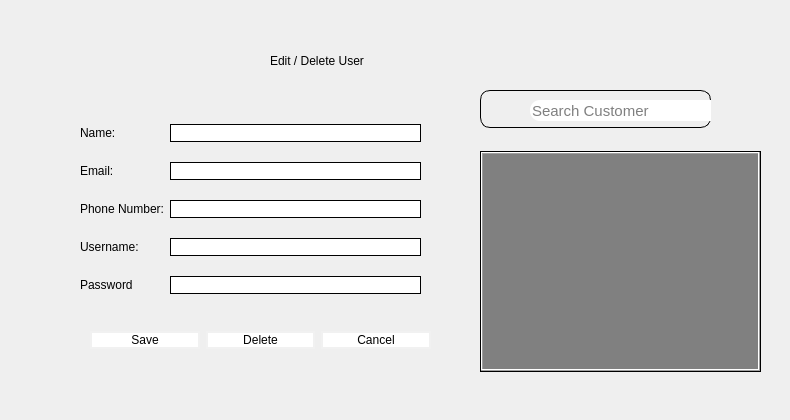
      <widget class="QWidget" name="editDelCustomer">
       <widget class="QWidget" name="edit_delete_user" native="true">
        <property name="geometry">
         <rect>
          <x>30</x>
          <y>20</y>
          <width>751</width>
          <height>391</height>
         </rect>
        </property>
        <widget class="QLabel" name="label_45">
         <property name="geometry">
          <rect>
           <x>240</x>
           <y>10</y>
           <width>221</width>
           <height>61</height>
          </rect>
         </property>
         <property name="styleSheet">
          <string notr="true">font: 900 18pt &quot;Segoe UI Black&quot;;
Color:Black</string>
         </property>
         <property name="text">
          <string>Edit / Delete User</string>
         </property>
        </widget>
        <widget class="QWidget" name="gridLayoutWidget_9">
         <property name="geometry">
          <rect>
           <x>50</x>
           <y>90</y>
           <width>341</width>
           <height>202</height>
          </rect>
         </property>
         <layout class="QGridLayout" name="gridLayout_9">
          <item row="3" column="1">
           <widget class="QLineEdit" name="editCustomerUsername">
            <property name="styleSheet">
             <string notr="true">border-style: solid;
border-width: 1px;
border-radius: 10px;</string>
            </property>
           </widget>
          </item>
          <item row="0" column="1">
           <widget class="QLineEdit" name="editCustomerName">
            <property name="styleSheet">
             <string notr="true">border-style: solid;
border-width: 1px;
border-radius: 10px;</string>
            </property>
           </widget>
          </item>
          <item row="2" column="1">
           <widget class="QLineEdit" name="editCustomerPhonenum">
            <property name="styleSheet">
             <string notr="true">border-style: solid;
border-width: 1px;
border-radius: 10px;</string>
            </property>
           </widget>
          </item>
          <item row="4" column="0">
           <widget class="QLabel" name="label_44">
            <property name="text">
             <string>Password</string>
            </property>
           </widget>
          </item>
          <item row="0" column="0">
           <widget class="QLabel" name="label_40">
            <property name="text">
             <string>Name:</string>
            </property>
           </widget>
          </item>
          <item row="3" column="0">
           <widget class="QLabel" name="label_43">
            <property name="text">
             <string>Username:</string>
            </property>
           </widget>
          </item>
          <item row="4" column="1">
           <widget class="QLineEdit" name="editCustomerPassword">
            <property name="styleSheet">
             <string notr="true">border-style: solid;
border-width: 1px;
border-radius: 10px;</string>
            </property>
           </widget>
          </item>
          <item row="2" column="0">
           <widget class="QLabel" name="label_42">
            <property name="text">
             <string>Phone Number:</string>
            </property>
           </widget>
          </item>
          <item row="1" column="1">
           <widget class="QLineEdit" name="editCustomerEmail">
            <property name="styleSheet">
             <string notr="true">border-style: solid;
border-width: 1px;
border-radius: 10px;</string>
            </property>
           </widget>
          </item>
          <item row="1" column="0">
           <widget class="QLabel" name="label_41">
            <property name="text">
             <string>Email:</string>
            </property>
           </widget>
          </item>
         </layout>
        </widget>
        <widget class="QWidget" name="horizontalLayoutWidget_6">
         <property name="geometry">
          <rect>
           <x>60</x>
           <y>280</y>
           <width>341</width>
           <height>80</height>
          </rect>
         </property>
         <layout class="QHBoxLayout" name="horizontalLayout_6">
          <item>
           <widget class="QPushButton" name="saveCustomerEditBtn">
            <property name="styleSheet">
             <string notr="true">
.QPushButton{
background-color: rgb(255, 255, 255);
border: 2px solid #f1f1f1;
color:black;
border-radius:10px;
}

.QPushButton::hover{
color: black;
	background-color: rgb(162, 162, 162);
border: 2px solid #f1f1f1;
border-radius:10px;
}</string>
            </property>
            <property name="text">
             <string>Save</string>
            </property>
           </widget>
          </item>
          <item>
           <widget class="QPushButton" name="delCustomerBtn">
            <property name="styleSheet">
             <string notr="true">
.QPushButton{
background-color: rgb(255, 255, 255);
border: 2px solid #f1f1f1;
color:black;
border-radius:10px;
}

.QPushButton::hover{
color: black;
	background-color: rgb(162, 162, 162);
border: 2px solid #f1f1f1;
border-radius:10px;
}</string>
            </property>
            <property name="text">
             <string>Delete</string>
            </property>
           </widget>
          </item>
          <item>
           <widget class="QPushButton" name="cancelCustomerEditBtn">
            <property name="styleSheet">
             <string notr="true">
.QPushButton{
background-color: rgb(255, 255, 255);
border: 2px solid #f1f1f1;
color:black;
border-radius:10px;
}

.QPushButton::hover{
color: black;
	background-color: rgb(162, 162, 162);
border: 2px solid #f1f1f1;
border-radius:10px;
}</string>
            </property>
            <property name="text">
             <string>Cancel</string>
            </property>
           </widget>
          </item>
         </layout>
        </widget>
        <widget class="QTableView" name="background">
         <property name="geometry">
          <rect>
           <x>450</x>
           <y>131</y>
           <width>281</width>
           <height>221</height>
          </rect>
         </property>
         <property name="styleSheet">
          <string notr="true">border-style: solid;
border-width: 1px;</string>
         </property>
         <property name="lineWidth">
          <number>1</number>
         </property>
        </widget>
        <widget class="QFrame" name="editUserSearchFrame_3">
         <property name="geometry">
          <rect>
           <x>450</x>
           <y>70</y>
           <width>231</width>
           <height>38</height>
          </rect>
         </property>
         <property name="sizePolicy">
          <sizepolicy hsizetype="Preferred" vsizetype="Expanding">
           <horstretch>0</horstretch>
           <verstretch>0</verstretch>
          </sizepolicy>
         </property>
         <property name="focusPolicy">
          <enum>Qt::NoFocus</enum>
         </property>
         <property name="styleSheet">
          <string notr="true">border-style: solid;
border-width: 1px;
border-radius: 10px;</string>
         </property>
         <property name="frameShape">
          <enum>QFrame::StyledPanel</enum>
         </property>
         <property name="frameShadow">
          <enum>QFrame::Raised</enum>
         </property>
         <widget class="QLineEdit" name="edit_car_2">
          <property name="geometry">
           <rect>
            <x>50</x>
            <y>10</y>
            <width>471</width>
            <height>21</height>
           </rect>
          </property>
          <property name="font">
           <font>
            <pointsize>11</pointsize>
           </font>
          </property>
          <property name="toolTip">
           <string>Enter user first name or last name</string>
          </property>
          <property name="statusTip">
           <string notr="true">Enter user first name or last name</string>
          </property>
          <property name="autoFillBackground">
           <bool>false</bool>
          </property>
          <property name="styleSheet">
           <string notr="true">border: none;</string>
          </property>
          <property name="text">
           <string/>
          </property>
          <property name="frame">
           <bool>false</bool>
          </property>
          <property name="placeholderText">
           <string>Search Customer</string>
          </property>
          <property name="clearButtonEnabled">
           <bool>true</bool>
          </property>
         </widget>
         <widget class="QLabel" name="editUser_SearchLabel_3">
          <property name="geometry">
           <rect>
            <x>20</x>
            <y>10</y>
            <width>21</width>
            <height>21</height>
           </rect>
          </property>
          <property name="styleSheet">
           <string notr="true">border: none;</string>
          </property>
          <property name="text">
           <string/>
          </property>
          <property name="pixmap">
           <pixmap>:/images/images/search.svg</pixmap>
          </property>
          <property name="scaledContents">
           <bool>true</bool>
          </property>
         </widget>
        </widget>
        <widget class="QListView" name="viewCustomerDets">
         <property name="geometry">
          <rect>
           <x>451</x>
           <y>132</y>
           <width>279</width>
           <height>219</height>
          </rect>
         </property>
         <property name="palette">
          <palette>
           <active>
            <colorrole role="Button">
             <brush brushstyle="SolidPattern">
              <color alpha="255">
               <red>128</red>
               <green>128</green>
               <blue>128</blue>
              </color>
             </brush>
            </colorrole>
            <colorrole role="Base">
             <brush brushstyle="SolidPattern">
              <color alpha="255">
               <red>128</red>
               <green>128</green>
               <blue>128</blue>
              </color>
             </brush>
            </colorrole>
            <colorrole role="Window">
             <brush brushstyle="SolidPattern">
              <color alpha="255">
               <red>128</red>
               <green>128</green>
               <blue>128</blue>
              </color>
             </brush>
            </colorrole>
           </active>
           <inactive>
            <colorrole role="Button">
             <brush brushstyle="SolidPattern">
              <color alpha="255">
               <red>128</red>
               <green>128</green>
               <blue>128</blue>
              </color>
             </brush>
            </colorrole>
            <colorrole role="Base">
             <brush brushstyle="SolidPattern">
              <color alpha="255">
               <red>128</red>
               <green>128</green>
               <blue>128</blue>
              </color>
             </brush>
            </colorrole>
            <colorrole role="Window">
             <brush brushstyle="SolidPattern">
              <color alpha="255">
               <red>128</red>
               <green>128</green>
               <blue>128</blue>
              </color>
             </brush>
            </colorrole>
           </inactive>
           <disabled>
            <colorrole role="Button">
             <brush brushstyle="SolidPattern">
              <color alpha="255">
               <red>128</red>
               <green>128</green>
               <blue>128</blue>
              </color>
             </brush>
            </colorrole>
            <colorrole role="Base">
             <brush brushstyle="SolidPattern">
              <color alpha="255">
               <red>128</red>
               <green>128</green>
               <blue>128</blue>
              </color>
             </brush>
            </colorrole>
            <colorrole role="Window">
             <brush brushstyle="SolidPattern">
              <color alpha="255">
               <red>128</red>
               <green>128</green>
               <blue>128</blue>
              </color>
             </brush>
            </colorrole>
           </disabled>
          </palette>
         </property>
         <property name="autoFillBackground">
          <bool>false</bool>
         </property>
         <property name="styleSheet">
          <string notr="true">border-color: black</string>
         </property>
         <property name="frameShape">
          <enum>QFrame::Box</enum>
         </property>
         <property name="frameShadow">
          <enum>QFrame::Raised</enum>
         </property>
        </widget>
       </widget>
      </widget>
